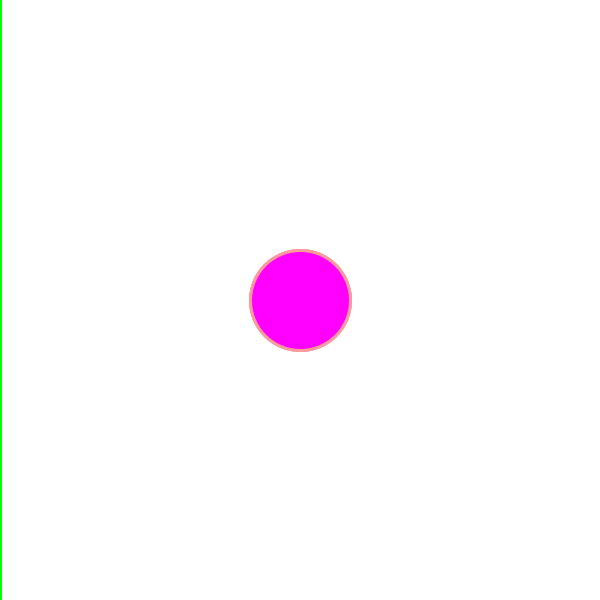
Frame 1 (no input)
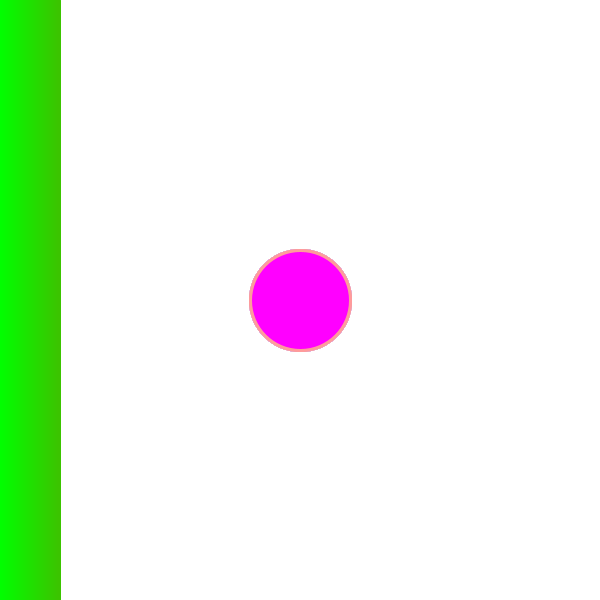
Frame 60 (the mouse pressed at the canvas centre just before this capture)
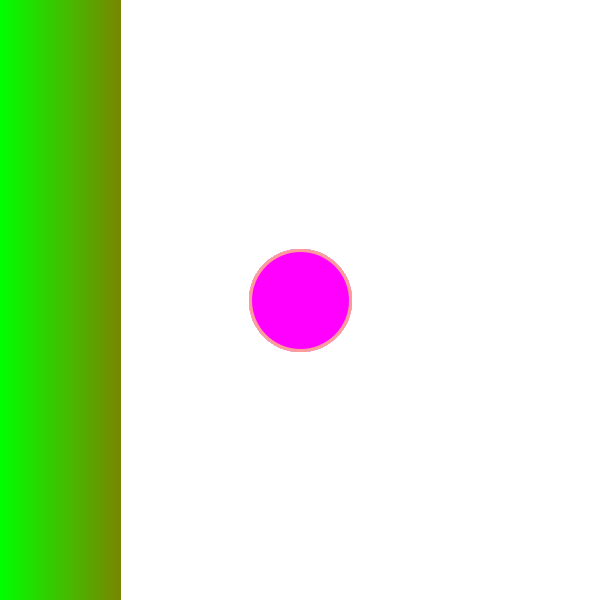
Frame 120 (the mouse held since frame 60 and released just before this capture)

The Processing sketch that drew these frames (run headless with seeded random() and noise(); from frame 60 on, the mouse is pressed at the canvas centre):

// Processing sketch: processing_71478
// ── processing_71478.pde

int x=300;
int y=300;
int y1=300;
int x1=300;
int b=0;
int c=1;
void setup()
{
  background(255,255,255);
  size(600, 600);
}
void draw()
{
  noStroke();
  fill(0,0,0,.5);
  rect(0,0,600,600);
  strokeWeight(3);
  smooth();
  stroke(b,255-b,b-255);
  line(b,0,b,600);
  b=b+c;
  if(b>600)
  {
    c=c-1;
  }
  if (b==0)
  {
    c=c+1;
  }
 
  stroke(x, 255, y);
  fill(255,255-x,255-y);
  ellipse(x,y,100,100);
  fill(x,y,150);
  stroke(155,155,x);
  ellipse(600-x,600-y,100,100);
   fill(255-x,255-y,150);
   stroke(x1,155,155);
  ellipse(600-x1,600-y1,100,100);
   fill(x1,0,y1);
  ellipse(x1, y1, 100, 100);
}
void keyPressed()
{
if (key=='w')
{
  fill(x,y,x1);
 rect(0,0,600,600);
}
if (key=='s')
{
 fill(x1,y1,x);
 rect(0,0,600,600);
}
if (key=='a')
{
fill(x,y1,y);
 rect(0,0,600,600);
}
if (key=='d')
{
 fill(y,y,x1);
 rect(0,0,600,600);
}
}
void mouseDragged()
{
  if(mouseButton==LEFT)
  {
    x=mouseX;
    y=mouseY;
}
  if(mouseButton==RIGHT)
  {
    x1=mouseX;
    y1=mouseY;
  }
}
